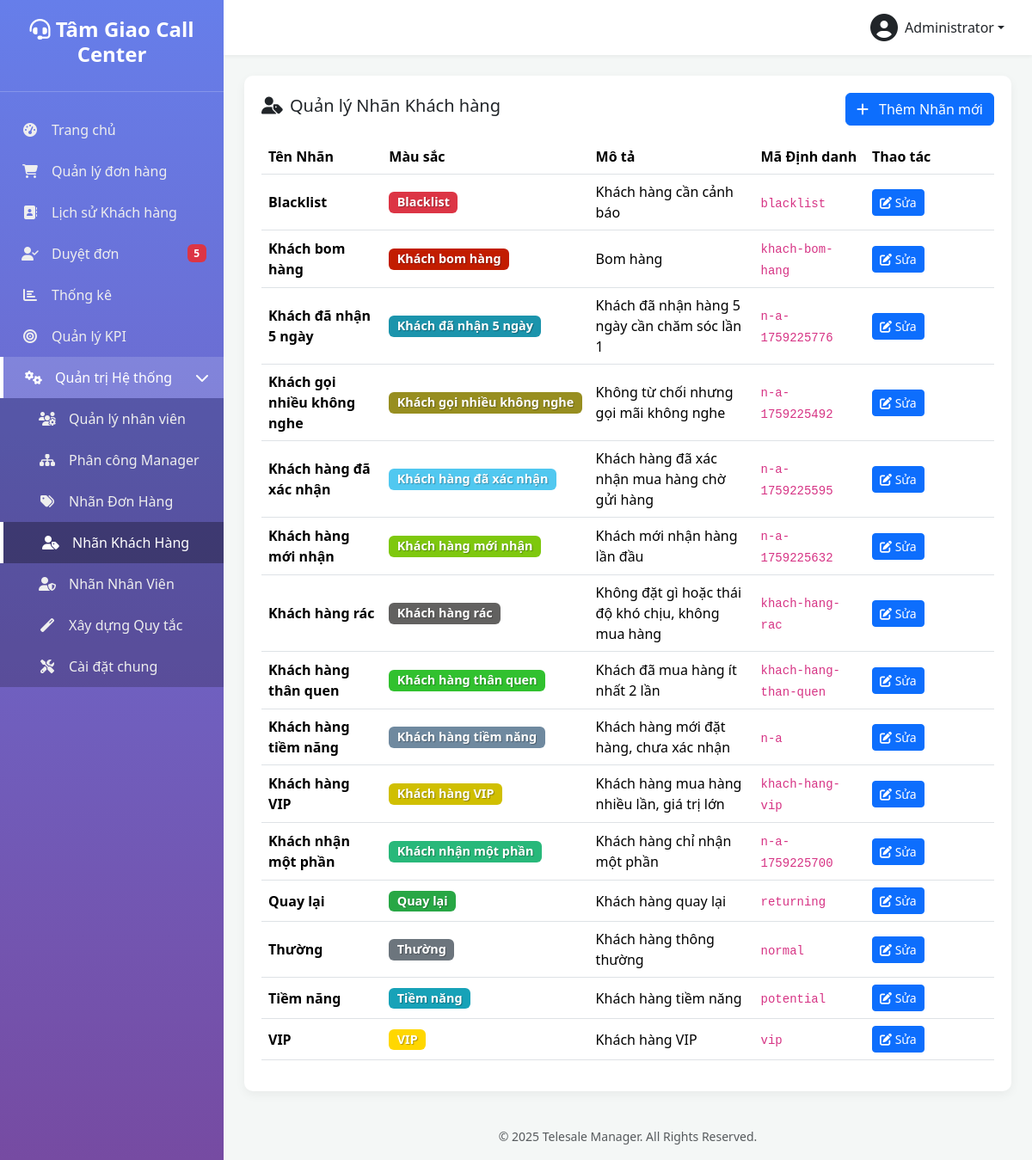
Screenshot of /manage-customer-labels.php (signed in) with the database file from the repository.
### tables this page shows
CREATE TABLE `settings` (
  `setting_key` varchar(100) NOT NULL,
  `setting_value` text DEFAULT NULL
);

CREATE TABLE `users` (
  `id` int(10) UNSIGNED NOT NULL,
  `username` varchar(50) NOT NULL COMMENT 'Tên đăng nhập',
  `password` varchar(255) NOT NULL,
  `full_name` varchar(100) NOT NULL COMMENT 'Họ và tên',
  `email` varchar(100) DEFAULT NULL COMMENT 'Email',
  `phone` varchar(20) DEFAULT NULL COMMENT 'Số điện thoại',
  `role` enum('admin','manager','telesale') NOT NULL DEFAULT 'telesale' COMMENT 'Vai trò: admin, manager, telesale',
  `status` enum('active','inactive','suspended') NOT NULL DEFAULT 'active' COMMENT 'Trạng thái: active, inactive, suspended (bị treo)',
  `avatar` varchar(255) DEFAULT NULL COMMENT 'Đường dẫn ảnh đại diện',
  `last_login_at` datetime DEFAULT NULL COMMENT 'Lần đăng nhập cuối',
  `last_login_ip` varchar(45) DEFAULT NULL COMMENT 'IP đăng nhập cuối',
  `created_at` datetime DEFAULT current_timestamp(),
  `updated_at` datetime DEFAULT current_timestamp() ON UPDATE current_timestamp(),
  `suspension_reason` text DEFAULT NULL,
  `suspension_until` datetime DEFAULT NULL,
  `deleted_at` timestamp NULL DEFAULT NULL
);

CREATE TABLE `customer_labels` (
  `id` int(11) NOT NULL,
  `label_key` varchar(50) NOT NULL,
  `label_name` varchar(100) NOT NULL,
  `description` text DEFAULT NULL,
  `color` varchar(20) DEFAULT '#17a2b8',
  `icon` varchar(50) DEFAULT 'fa-tag',
  `auto_assign_rules` longtext DEFAULT NULL CHECK (json_valid(`auto_assign_rules`)),
  `restrictions` longtext DEFAULT NULL CHECK (json_valid(`restrictions`)),
  `sort_order` int(11) DEFAULT 0,
  `created_by` int(10) UNSIGNED DEFAULT NULL,
  `created_at` datetime DEFAULT current_timestamp(),
  `updated_at` datetime DEFAULT current_timestamp() ON UPDATE current_timestamp(),
  `deleted_at` timestamp NULL DEFAULT NULL
);

### functions.php (called while the page is built, shortened)
<?php
function get_db_connection() {
    static $pdo = null;
    if ($pdo === null) {
        try {
            $dsn = "mysql:host=" . DB_HOST . ";dbname=" . DB_NAME . ";charset=" . DB_CHARSET;
            $options = [
                PDO::ATTR_ERRMODE => PDO::ERRMODE_EXCEPTION,
                PDO::ATTR_DEFAULT_FETCH_MODE => PDO::FETCH_ASSOC,
                PDO::ATTR_EMULATE_PREPARES => false,
            ];
            $pdo = new PDO($dsn, DB_USER, DB_PASS, $options);
        } catch (PDOException $e) {
            die('Database connection failed: ' . $e->getMessage());
        }
    }
    return $pdo;
}
function db_query($sql, $params = []) {
    $pdo = get_db_connection();
    $stmt = $pdo->prepare($sql);
    $stmt->execute($params);
    return $stmt;
}
function db_get_row($sql, $params = []) {
    $stmt = db_query($sql, $params);
    return $stmt->fetch(PDO::FETCH_ASSOC);
}
function db_get_results($sql, $params = []) {
    $stmt = db_query($sql, $params);
    return $stmt->fetchAll(PDO::FETCH_ASSOC);
}
function db_get_var($sql, $params = []) {
    $stmt = db_query($sql, $params);
    return $stmt->fetchColumn();
}
function is_logged_in() {
    return isset($_SESSION['user_id']) && !empty($_SESSION['user_id']);
}
function get_logged_user() {
    static $cached_user = null;
    if ($cached_user === null) {
        $cached_user = db_get_row(
            "SELECT * FROM users WHERE id = ? AND status = 'active'",
            [$_SESSION['user_id']]
        );
    }
    return $cached_user;
}
function is_admin() {
    $user = get_logged_user();
    return $user && is_array($user) && isset($user['role']) && $user['role'] === 'admin';
}
function require_admin() {
    if (!is_admin()) {
        redirect('dashboard.php?error=access_denied');
        exit;
    }
}
function count_orders($filters = []) {
    $where = ['1=1'];
    $params = [];
    $sql = "SELECT COUNT(*) FROM orders WHERE " . implode(' AND ', $where);
    return (int) db_get_var($sql, $params);
}
function get_setting($key, $default = null) {
    $value = db_get_var("SELECT setting_value FROM settings WHERE setting_key = ?", [$key]);
    return $value !== false && $value !== null ? $value : $default;
}

### manage-customer-labels.php (the view, shortened to what this page needs)
<?php
require_once 'functions.php';
require_admin();
$labels = db_get_results("SELECT * FROM customer_labels ORDER BY label_name ASC");
include 'includes/header.php';
?>
<div class="table-card">
    <div class="d-flex justify-content-between align-items-center mb-3">
        <h5><i class="fas fa-user-tag me-2"></i>Quản lý Nhãn Khách hàng</h5>
        <button class="btn btn-primary" onclick="prepareAddModal()">
            <i class="fas fa-plus me-2"></i> Thêm Nhãn mới
        </button>
    </div>
    <table class="table table-hover align-middle">
        <thead>
            <tr>
                <th>Tên Nhãn</th>
                <th>Màu sắc</th>
                <th>Mô tả</th>
                <th>Mã Định danh</th>
                <th style="width: 150px;">Thao tác</th>
            </tr>
        </thead>
        <tbody>
            <?php if (empty($labels)): ?>
                <tr><td colspan="5" class="text-center text-muted py-4">Chưa có nhãn khách hàng nào được tạo.</td></tr>
            <?php else: ?>
                <?php foreach ($labels as $label): ?>
                <tr>
                    <td><strong><?php echo htmlspecialchars($label['label_name']); ?></strong></td>
                    <td>
                        <span class="badge" style="background-color: <?php echo htmlspecialchars($label['color']); ?>; color: #fff; text-shadow: 1px 1px 1px rgba(0,0,0,0.3); font-size: 0.9em;">
                            <?php echo htmlspecialchars($label['label_name']); ?>
                        </span>
                    </td>
                    <td><?php echo htmlspecialchars($label['description']); ?></td>
                    <td><code><?php echo htmlspecialchars($label['label_key']); ?></code></td>
                    <td>
                        <button class="btn btn-sm btn-primary"
                                onclick="prepareEditModal(
                                    '<?php echo htmlspecialchars($label['label_key'], ENT_QUOTES); ?>',
                                    '<?php echo htmlspecialchars($label['label_name'], ENT_QUOTES); ?>',
                                    '<?php echo htmlspecialchars($label['color'], ENT_QUOTES); ?>',
                                    '<?php echo htmlspecialchars($label['description'], ENT_QUOTES); ?>'
                                )">
                            <i class="fas fa-edit"></i> Sửa
                        </button>
                        </td>
                </tr>
                <?php endforeach; ?>
            <?php endif; ?>
        </tbody>
    </table>
</div>
<?php include 'includes/footer.php'; ?>

### includes/header.php (shortened to what this page needs)
<?php
$current_user = get_logged_user();
$current_page = basename($_SERVER['PHP_SELF']);
$system_pages = [
    'users.php',
    'manager-assignments.php',
    'manage-order-statuses.php',
    'manage-customer-labels.php',
    'manage-user-labels.php',
    'admin-rules.php',
    'settings.php',
];
$is_system_page_active = in_array($current_page, $system_pages);
?>
<!DOCTYPE html>
<html lang="vi">
<head>
    <link href="https://cdn.jsdelivr.net/npm/bootstrap@5.3.2/dist/css/bootstrap.min.css" rel="stylesheet">
    <link rel="stylesheet" href="https://cdnjs.cloudflare.com/ajax/libs/font-awesome/6.4.2/css/all.min.css">
</head>
<body>
    <div class="wrapper">
        <nav class="sidebar">
            <div class="sidebar-header">
                <h3><i class="fas fa-headset"></i> <?php echo get_setting('site_name', SITE_NAME); ?></h3>
            </div>
            <ul class="sidebar-nav">
                <li class="<?php echo ($current_page == 'dashboard.php') ? 'active' : ''; ?>">
                    <a href="dashboard.php"><i class="fas fa-tachometer-alt nav-icon"></i> Trang chủ</a>
                </li>
                <li class="<?php echo ($current_page == 'orders.php' || $current_page == 'order-detail.php') ? 'active' : ''; ?>">
                    <a href="orders.php"><i class="fas fa-shopping-cart nav-icon"></i> Quản lý đơn hàng</a>
                </li>
                <?php if (is_admin() || is_manager()): ?>
                <li class="<?php echo ($current_page == 'customer-history.php') ? 'active' : ''; ?>">
                    <a href="customer-history.php"><i class="fas fa-address-book nav-icon"></i> Lịch sử Khách hàng</a>
                </li>
                <li class="<?php echo ($current_page == 'pending-orders.php') ? 'active' : ''; ?>">
                    <a href="pending-orders.php">
                        <i class="fas fa-user-check nav-icon"></i> Duyệt đơn
                        <?php
                        $pending_count = count_orders(['primary_label' => 'pending_approval']);
                        if ($pending_count > 0) echo "<span class='badge bg-danger ms-auto'>{$pending_count}</span>";
                        ?>
                    </a>
                </li>
                <li class="<?php echo ($current_page == 'statistics.php') ? 'active' : ''; ?>">
                    <a href="statistics.php"><i class="fas fa-chart-bar nav-icon"></i> Thống kê</a>
                </li>
                <?php endif; ?>
                <?php if (is_admin() || is_manager()): ?>
                    <li class="<?php echo ($current_page == 'kpi.php') ? 'active' : ''; ?>">
                        <a href="kpi.php">
                            <i class="fas fa-bullseye nav-icon"></i>
                            <?php echo is_admin() ? 'Quản lý KPI' : 'Xem KPI'; ?>
                        </a>
                    </li>
                <?php endif; ?>
                <?php if (is_admin() || is_manager()): ?>
                <li class="<?php echo $is_system_page_active ? 'active' : ''; ?>">
                    <a href="#systemSettings" data-bs-toggle="collapse" aria-expanded="<?php echo $is_system_page_active ? 'true' : 'false'; ?>">
                        <i class="fas fa-cogs nav-icon"></i>
                        Quản trị Hệ thống
                        <i class="fas fa-chevron-right arrow"></i>
                    </a>
                    <ul class="collapse submenu <?php echo $is_system_page_active ? 'show' : ''; ?>" id="systemSettings">
                        <li class="<?php echo ($current_page == 'users.php') ? 'active' : ''; ?>">
                            <a href="users.php">
                                <i class="fas fa-users-cog nav-icon"></i>
                                <?php echo is_admin() ? 'Quản lý nhân viên' : 'Xem nhân viên'; ?>
                            </a>
                        </li>
                        <?php if (is_admin()):  ?>
                        <li class="<?php echo ($current_page == 'manager-assignments.php') ? 'active' : ''; ?>">
                            <a href="manager-assignments.php"><i class="fas fa-sitemap nav-icon"></i> Phân công Manager</a>
                        </li>
                        <li class="<?php echo ($current_page == 'manage-order-labels.php') ? 'active' : ''; ?>">
							<a href="manage-order-labels.php"><i class="fas fa-tags nav-icon"></i> Nhãn Đơn Hàng</a>
						</li>
						<li class="<?php echo ($current_page == 'manage-customer-labels.php') ? 'active' : ''; ?>">
							<a href="manage-customer-labels.php"><i class="fas fa-user-tag nav-icon"></i> Nhãn Khách Hàng</a>
						</li>
						<li class="<?php echo ($current_page == 'manage-user-labels.php') ? 'active' : ''; ?>">
							<a href="manage-user-labels.php"><i class="fas fa-user-shield nav-icon"></i> Nhãn Nhân Viên</a>
						</li>
						<li class="<?php echo ($current_page == 'admin-rules.php' || $current_page == 'admin-rules.php') ? 'active' : ''; ?>">
							<a href="admin-rules.php"><i class="fas fa-magic nav-icon"></i> Xây dựng Quy tắc</a>
						</li>
                         <li class="<?php echo ($current_page == 'settings.php') ? 'active' : ''; ?>">
                            <a href="settings.php"><i class="fas fa-tools nav-icon"></i> Cài đặt chung</a>
                        </li>
                        <?php endif; ?>
                    </ul>
                </li>
                <?php endif; ?>
            </ul>
        </nav>
        <div class="main-content">
            <header class="top-navbar d-flex justify-content-end align-items-center">
                <div class="dropdown">
                    <a href="#" class="d-flex align-items-center text-dark text-decoration-none dropdown-toggle" id="dropdownUser" data-bs-toggle="dropdown" aria-expanded="false">
                        <i class="fas fa-user-circle fa-2x me-2"></i>
                        <span><?php echo htmlspecialchars($current_user['full_name']); ?></span>
                    </a>
                </div>
            </header>
            <main class="p-4">

### includes/footer.php (shortened to what this page needs)
</main> <footer class="text-center p-3 text-muted">
                <small>&copy; <?php echo date('Y'); ?> <?php echo SITE_NAME; ?>. All Rights Reserved.</small>
            </footer>
        </div> </div> <div class="position-fixed bottom-0 end-0 p-3" style="z-index: 1100">
    </div>
</body>
</html>

### includes/header.php (style rules this page uses)
:root { --sidebar-width: 260px; --primary-color: #667eea; --secondary-color: #764ba2; }
body { background-color: #f4f7f6; }
.wrapper { display: flex; min-height: 100vh; }
.sidebar { width: var(--sidebar-width); background: linear-gradient(180deg, var(--primary-color) 0%, var(--secondary-color) 100%); color: #fff; position: fixed; height: 100%; display: flex; flex-direction: column; }
.sidebar-header { padding: 20px; text-align: center; border-bottom: 1px solid rgba(255,255,255,0.2); flex-shrink: 0; }
.sidebar-header h3 { font-size: 1.5rem; font-weight: 700; }
.sidebar-nav { list-style: none; padding: 20px 0; flex-grow: 1; overflow-y: auto; }
.sidebar-nav a { display: flex; align-items: center; padding: 12px 20px; color: #eee; text-decoration: none; transition: all 0.2s; }
.sidebar-nav a:hover, .sidebar-nav li.active > a { background-color: rgba(255,255,255,0.15); color: #fff; }
.sidebar-nav li.active > a { border-left: 4px solid #fff; }
.sidebar-nav a i.nav-icon { width: 30px; text-align: center; margin-right: 10px; }
.sidebar-nav .submenu { list-style: none; padding-left: 0; background-color: rgba(0,0,0,0.2); }
.sidebar-nav .submenu a { padding-left: 40px; }
.sidebar-nav .submenu a:hover, .sidebar-nav .submenu li.active > a { background-color: rgba(0,0,0,0.3); }
.sidebar-nav a .arrow { margin-left: auto; transition: transform 0.3s; }
.sidebar-nav a[aria-expanded="true"] .arrow { transform: rotate(90deg); }
.main-content { margin-left: var(--sidebar-width); width: calc(100% - var(--sidebar-width)); }
.top-navbar { background-color: #fff; box-shadow: 0 2px 4px rgba(0,0,0,0.05); padding: 1rem 2rem; }
.table-card, .stat-card { background-color: #fff; border-radius: 10px; padding: 20px; box-shadow: 0 4px 12px rgba(0,0,0,0.05); }

### rows the page displays
settings: setting_value "Tâm Giao Call Center"
users: full_name "Administrator"
customer_labels: label_name "Blacklist", description "Khách hàng cần cảnh báo", label_key "blacklist"
customer_labels: label_name "Khách bom hàng", description "Bom hàng", label_key "khach-bom-hang"
customer_labels: label_name "Khách đã nhận 5 ngày", description "Khách đã nhận hàng 5 ngày cần chăm sóc lần 1", label_key "n-a-1759225776"
customer_labels: label_name "Khách gọi nhiều không nghe", description "Không từ chối nhưng gọi mãi không nghe", label_key "n-a-1759225492"
customer_labels: label_name "Khách hàng đã xác nhận", description "Khách hàng đã xác nhận mua hàng chờ gửi hàng", label_key "n-a-1759225595"
customer_labels: label_name "Khách hàng mới nhận", description "Khách mới nhận hàng lần đầu", label_key "n-a-1759225632"
customer_labels: label_name "Khách hàng rác", description "Không đặt gì hoặc thái độ khó chịu, không mua hàng", label_key "khach-hang-rac"
customer_labels: label_name "Khách hàng thân quen", description "Khách đã mua hàng ít nhất 2 lần", label_key "khach-hang-than-quen"
customer_labels: label_name "Khách hàng tiềm năng", description "Khách hàng mới đặt hàng, chưa xác nhận", label_key "n-a"
customer_labels: label_name "Khách hàng VIP", description "Khách hàng mua hàng nhiều lần, giá trị lớn", label_key "khach-hang-vip"
customer_labels: label_name "Khách nhận một phần", description "Khách hàng chỉ nhận một phần", label_key "n-a-1759225700"
customer_labels: label_name "Quay lại", description "Khách hàng quay lại", label_key "returning"
customer_labels: label_name "Thường", description "Khách hàng thông thường", label_key "normal"
customer_labels: label_name "Tiềm năng", description "Khách hàng tiềm năng", label_key "potential"
customer_labels: label_name "VIP", description "Khách hàng VIP", label_key "vip"

### other values shown
$pending_count "5"
SITE_NAME "Telesale Manager"
